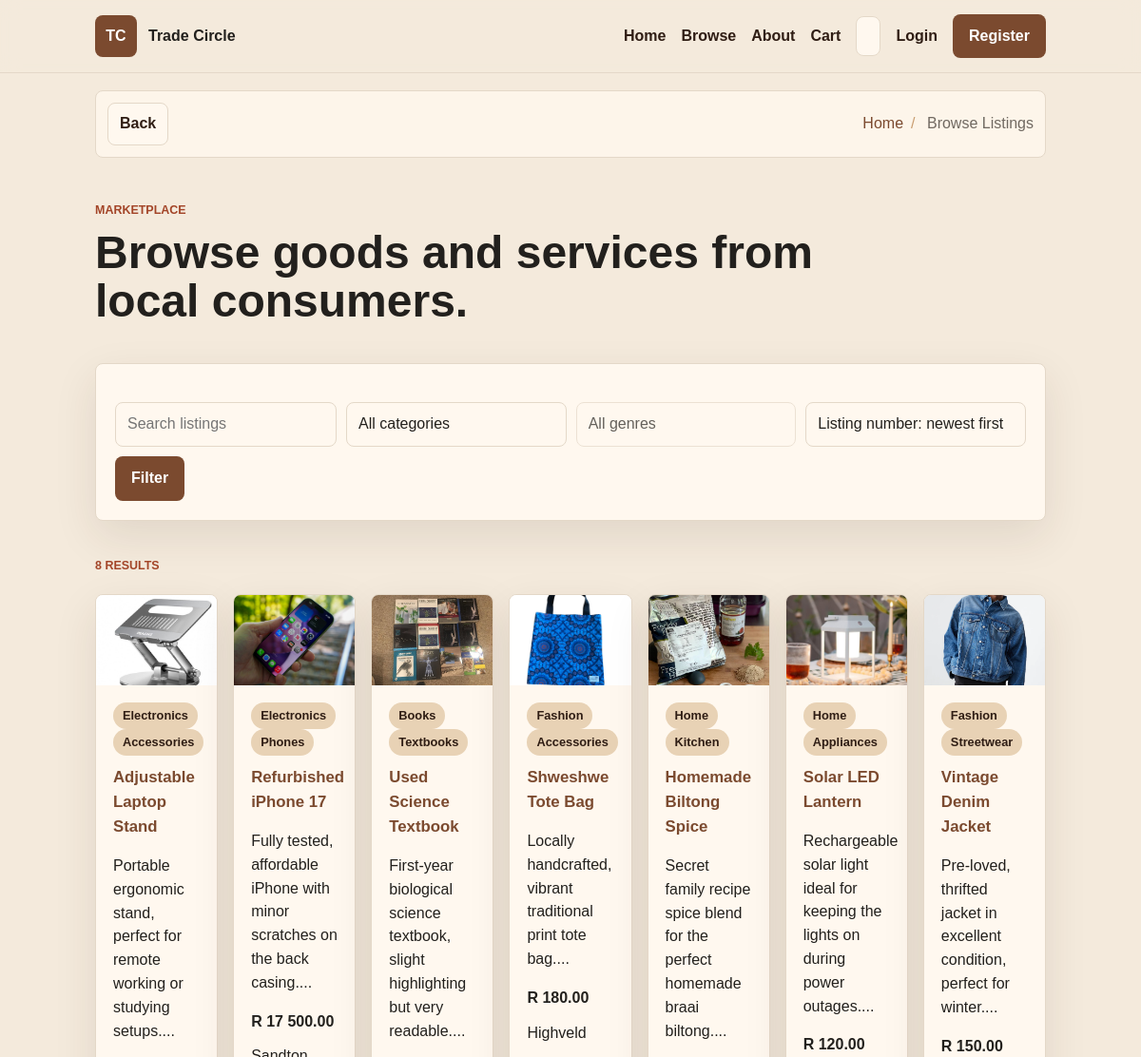
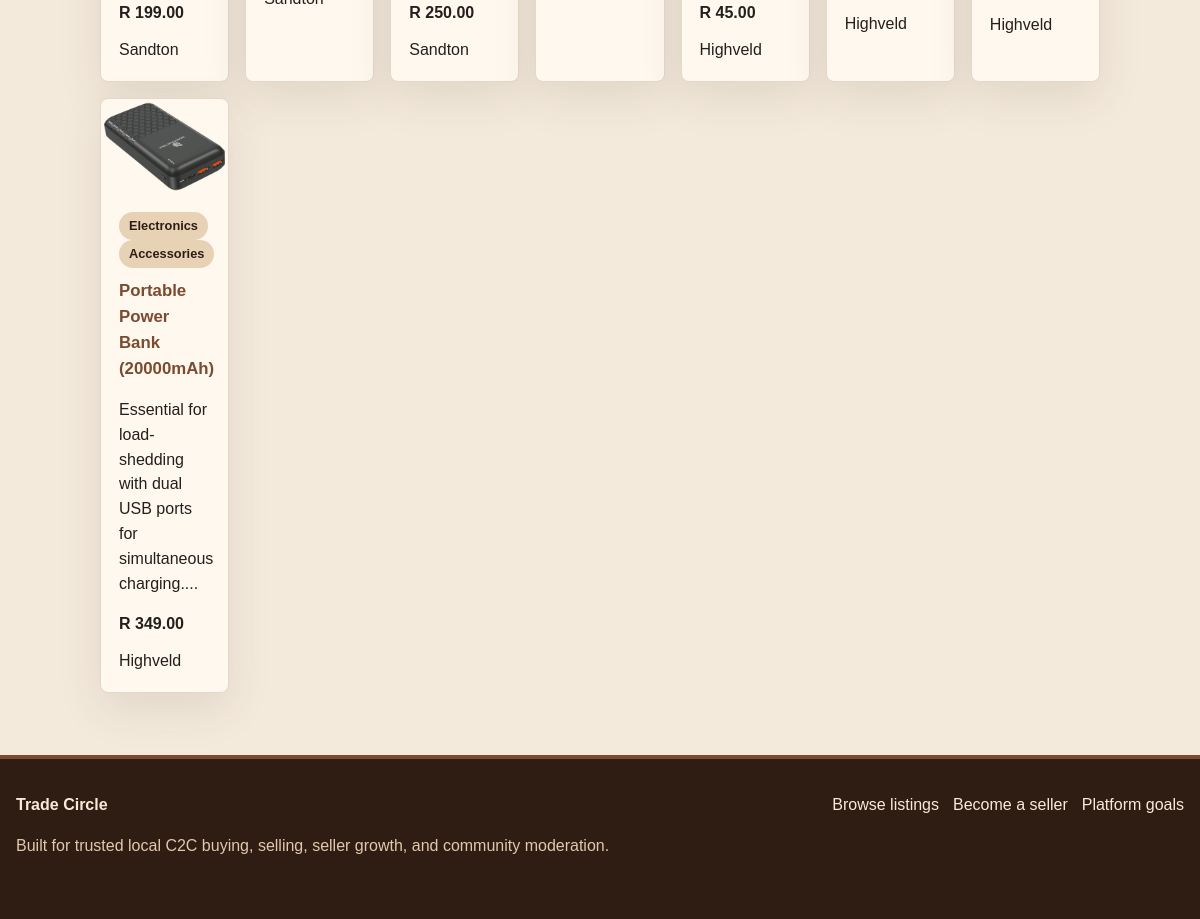
Screenshot of /listings.php with the database file from the repository (2 pictures, top to bottom).
### tables this page shows
CREATE TABLE `listings` (
  `id` int(11) NOT NULL,
  `seller_id` int(11) NOT NULL,
  `category_id` int(11) NOT NULL,
  `title` varchar(140) NOT NULL,
  `description` text NOT NULL,
  `price` decimal(10,2) NOT NULL,
  `item_condition` enum('new','like_new','good','fair','service') NOT NULL DEFAULT 'good',
  `genre` varchar(80) DEFAULT NULL,
  `quantity` int(11) NOT NULL DEFAULT 1,
  `status` enum('available','pending','sold','cancelled','hidden') NOT NULL DEFAULT 'available',
  `image_path` varchar(255) DEFAULT NULL,
  `location` varchar(160) DEFAULT NULL
);

CREATE TABLE `categories` (
  `id` int(11) NOT NULL,
  `name` varchar(80) NOT NULL,
  `description` varchar(255) DEFAULT NULL
);

### includes/auth.php (called while the page is built, shortened)
<?php
require_once __DIR__ . '/functions.php';
function current_user(): ?array
{
    if (empty($_SESSION['user_id'])) {
        return null;
    }
    $stmt = db()->prepare('SELECT * FROM users WHERE id = ? LIMIT 1');
    $stmt->execute([(int) $_SESSION['user_id']]);
    $user = $stmt->fetch();
    $cachedUser = $user ?: null;
    return $cachedUser;
}
function is_logged_in(): bool
{
    return current_user() !== null;
}

### includes/db.php (called while the page is built, shortened)
<?php
function db(): PDO
{
    static $pdo = null;
    if ($pdo instanceof PDO) {
        return $pdo;
    }
    $dsn = 'mysql:host=' . DB_HOST . ';port=' . DB_PORT . ';dbname=' . DB_NAME . ';charset=' . DB_CHARSET;
    $pdo = new PDO($dsn, DB_USER, DB_PASS, [
        PDO::ATTR_ERRMODE => PDO::ERRMODE_EXCEPTION,
        PDO::ATTR_DEFAULT_FETCH_MODE => PDO::FETCH_ASSOC,
        PDO::ATTR_EMULATE_PREPARES => false,
    ]);
    return $pdo;
}

### listings.php (the view, shortened to what this page needs)
<?php
$pageTitle = 'Browse Listings';
$q = trim((string) ($_GET['q'] ?? ''));
$genre = trim((string) ($_GET['genre'] ?? ''));
$sort = (string) ($_GET['sort'] ?? 'latest');
$params = [];
$where = [public_listing_where()];
$orderBy = match ($sort) {
    'oldest' => 'l.id ASC',
    'price_low' => 'l.price ASC, l.id DESC',
    'price_high' => 'l.price DESC, l.id DESC',
    default => 'l.id DESC',
};
$sql = 'SELECT l.*, c.name AS category_name, u.full_name AS seller_name
        FROM listings l
        JOIN categories c ON c.id = l.category_id
        JOIN users u ON u.id = l.seller_id
        WHERE ' . implode(' AND ', $where) . '
        ORDER BY ' . $orderBy;
$stmt = db()->prepare($sql);
$stmt->execute($params);
$listings = $stmt->fetchAll();
require_once __DIR__ . '/includes/header.php';
?>
<section class="page-hero compact">
    <p class="eyebrow">Marketplace</p>
    <h1>Browse goods and services from local consumers.</h1>
</section>
<section class="section-shell">
    <div class="filter-panel">
        <form class="filter-bar" action="<?= e(url_for('listings.php')) ?>" method="get">
            <input type="search" name="q" value="<?= e($q) ?>" placeholder="Search listings">
            <select name="category" aria-label="Category" data-category-filter>
                <option value="0" data-category-name="">All categories</option>
            </select>
            <select name="genre" aria-label="Genre" data-genre-filter data-selected="<?= e($genre) ?>">
                <option value="">All genres</option>
            </select>
            <select name="sort" aria-label="Sort listings">
                <option value="latest" <?= $sort === 'latest' ? 'selected' : '' ?>>Listing number: newest first</option>
            </select>
            <button class="button button-primary" type="submit">Filter</button>
        </form>
    </div>
    <?php if (!$listings): ?>
        <div class="empty-state">
            <h2>No listings found</h2>
            <p>Try a different search term or category.</p>
        </div>
    <?php else: ?>
        <div class="filter-results-heading">
            <p class="eyebrow"><?= count($listings) ?> result<?= count($listings) === 1 ? '' : 's' ?></p>
        </div>
        <div class="listing-grid">
            <?php foreach ($listings as $listing): ?>
                <article class="listing-card">
                    <a href="<?= e(url_for('listing.php?id=' . (int) $listing['id'])) ?>">
                        <img src="<?= e(listing_image($listing['image_path'])) ?>" alt="<?= e($listing['title']) ?>">
                    </a>
                    <div class="listing-card-body">
                        <span class="pill"><?= e($listing['category_name']) ?></span>
                        <?php if (!empty($listing['genre'])): ?><span class="pill"><?= e($listing['genre']) ?></span><?php endif; ?>
                        <h3><a href="<?= e(url_for('listing.php?id=' . (int) $listing['id'])) ?>"><?= e($listing['title']) ?></a></h3>
                        <p><?= e(substr($listing['description'], 0, 110)) ?>...</p>
                        <div class="card-row">
                            <strong><?= e(money($listing['price'])) ?></strong>
                            <span><?= e($listing['location']) ?></span>
                        </div>
                    </div>
                </article>
            <?php endforeach; ?>
        </div>
    <?php endif; ?>
</section>
<?php require_once __DIR__ . '/includes/footer.php'; ?>

### includes/header.php (shortened to what this page needs)
<?php
$pageTitle = $pageTitle ?? APP_NAME;
$user = current_user();
$cartCount = get_cart_count();
$crumbs = breadcrumbs($pageTitle);
$logoFile = __DIR__ . '/../assets/images/logo.png';
$hasLogo = is_file($logoFile) && filesize($logoFile) > 0;
?>
<!doctype html>
<html lang="en" data-theme="light">
<head>
    <link rel="stylesheet" href="<?= e(url_for('assets/css/styles.css')) ?>">
</head>
<body class="page-<?= e(str_replace(['.php', '_'], ['', '-'], page_file())) ?>">
<header class="site-header">
    <nav class="nav-shell" aria-label="Main navigation">
        <a class="brand" href="<?= e(url_for('index.php')) ?>">
            <span class="brand-mark <?= $hasLogo ? '' : 'brand-fallback' ?>">
            </span>
            <span>
                <strong><?= e(APP_NAME) ?></strong>
            </span>
        </a>
        <div class="nav-links" data-nav-menu>
            <?= nav_link('index.php', 'Home', 'home') ?>
            <?= nav_link('listings.php', 'Browse', 'browse') ?>
            <?= nav_link('about.php', 'About', 'about') ?>
            <?= nav_link('cart.php', 'Cart' . ($cartCount ? ' (' . $cartCount . ')' : ''), 'cart') ?>
            <?php if ($user): ?>
                <div class="mobile-profile-summary">
                    <?= nav_icon('profile') ?>
                    <span>
                        <strong><?= e($user['full_name']) ?></strong>
                        <small><?= e(role_label($user['role'])) ?></small>
                    </span>
                </div>
                <?php if ($user['role'] === 'seller'): ?>
                    <?= nav_link('seller_dashboard.php', 'Seller Hub', 'seller') ?>
                <?php endif; ?>
                <div class="profile-menu">
                    <button class="profile-trigger" type="button" data-profile-toggle aria-expanded="false">
                        <?= nav_icon('profile') ?>
                        <span><?= e(initials($user['full_name'])) ?></span>
                    </button>
                    <div class="profile-dropdown" data-profile-menu>
                        <strong><?= e($user['full_name']) ?></strong>
                        <small><?= e(role_label($user['role'])) ?></small>
                        <a href="<?= e(url_for('dashboard.php')) ?>">Dashboard</a>
                        <a href="<?= e(url_for('profile.php')) ?>">Profile</a>
                        <?php if ($user['role'] === 'seller'): ?>
                            <a href="<?= e(url_for('seller_dashboard.php')) ?>">Seller Hub</a>
                            <a href="<?= e(url_for('seller_listing_form.php')) ?>">Create Listing</a>
                        <?php endif; ?>
                        <?php if (is_admin()): ?>
                            <a href="<?= e(url_for('admin_dashboard.php')) ?>">Admin Dashboard</a>
                            <a href="<?= e(url_for('admin_users.php')) ?>">Manage Users</a>
                            <a href="<?= e(url_for('admin_reports.php')) ?>">Reports</a>
                            <a href="<?= e(url_for('admin_seller_requests.php')) ?>">Seller Requests</a>
                            <a href="<?= e(url_for('admin_listings.php')) ?>">Listings</a>
                            <a href="<?= e(url_for('admin_orders.php')) ?>">Orders</a>
                        <?php endif; ?>
                        <div class="profile-footer-actions">
                            <button class="theme-toggle" type="button" data-theme-toggle aria-label="Toggle colour theme">
                                <span data-theme-icon="sun"><?= nav_icon('sun') ?></span>
                                <span data-theme-icon="moon"><?= nav_icon('moon') ?></span>
                            </button>
                            <a class="logout-link" href="<?= e(url_for('logout.php')) ?>">Logout</a>
                        </div>
                    </div>
                </div>
            <?php else: ?>
                <button class="theme-toggle" type="button" data-theme-toggle aria-label="Toggle colour theme">
                </button>
                <?= nav_link('login.php', 'Login', 'profile') ?>
                <a class="button button-primary" href="<?= e(url_for('register.php')) ?>">Register</a>
            <?php endif; ?>
        </div>
    </nav>
</header>
<main>
    <?php if (!in_array(page_file(), ['index.php', ''], true)): ?>
        <nav class="breadcrumb-shell" aria-label="Breadcrumb">
            <button class="back-button" type="button" data-back-button data-home-url="<?= e(url_for('index.php')) ?>"><?= nav_icon('back') ?><span>Back</span></button>
            <ol class="breadcrumbs">
                <?php foreach ($crumbs as $crumb): ?>
                    <li>
                        <?php if ($crumb['url']): ?>
                            <a href="<?= e($crumb['url']) ?>"><?= e($crumb['label']) ?></a>
                        <?php else: ?>
                            <span><?= e($crumb['label']) ?></span>
                        <?php endif; ?>
                    </li>
                <?php endforeach; ?>
            </ol>
        </nav>
    <?php endif; ?>

### includes/functions.php (shortened to what this page needs)
<?php
require_once __DIR__ . '/db.php';
function e(mixed $value): string
{
    return htmlspecialchars((string) $value, ENT_QUOTES, 'UTF-8');
}
function url_for(string $path = ''): string
{
    $path = ltrim($path, '/');
    return BASE_URL . ($path === '' ? '' : '/' . $path);
}
function money(float|int|string $amount): string
{
    return 'R ' . number_format((float) $amount, 2, '.', ' ');
}
function nav_icon(string $name): string
{
    $icons = [
        'home' => '<svg viewBox="0 0 24 24" aria-hidden="true"><path d="M3 10.8 12 3l9 7.8v9.7a.5.5 0 0 1-.5.5H15v-6H9v6H3.5a.5.5 0 0 1-.5-.5z"/></svg>',
        'browse' => '<svg viewBox="0 0 24 24" aria-hidden="true"><path d="M4 5h16v4H4zm0 6h7v8H4zm9 0h7v8h-7z"/></svg>',
        'about' => '<svg viewBox="0 0 24 24" aria-hidden="true"><path d="M11 10h2v8h-2zm0-4h2v2h-2z"/><path d="M12 2a10 10 0 1 0 0 20 10 10 0 0 0 0-20m0 18a8 8 0 1 1 0-16 8 8 0 0 1 0 16"/></svg>',
        'cart' => '<svg viewBox="0 0 24 24" aria-hidden="true"><path d="M7 19.5A1.5 1.5 0 1 0 7 22a1.5 1.5 0 0 0 0-2.5m10 0A1.5 1.5 0 1 0 17 22a1.5 1.5 0 0 0 0-2.5M6.2 6l.4 2h12.1l-1.3 5.4H8L6 3H3v2h1.4l2 10.4A2 2 0 0 0 8.4 17H19v-2H8.4l-.3-1.6h10.7L21 6z"/></svg>',
        'seller' => '<svg viewBox="0 0 24 24" aria-hidden="true"><path d="M5 7h14l1 5v8H4v-8zm2 7v4h10v-4zm.4-5-.4 2h10l-.4-2zM8 3h8v2H8z"/></svg>',
        'admin' => '<svg viewBox="0 0 24 24" aria-hidden="true"><path d="M12 2 4 5.5V11c0 5 3.4 9.3 8 10.5 4.6-1.2 8-5.5 8-10.5V5.5zm0 2.2 6 2.6V11c0 3.8-2.4 7.2-6 8.4-3.6-1.2-6-4.6-6-8.4V6.8z"/><path d="M11 7h2v5h-2zm0 7h2v2h-2z"/></svg>',
        'profile' => '<svg viewBox="0 0 24 24" aria-hidden="true"><path d="M12 12a5 5 0 1 0 0-10 5 5 0 0 0 0 10m0 2c-4.4 0-8 2.2-8 5v2h16v-2c0-2.8-3.6-5-8-5"/></svg>',
        'sun' => '<svg viewBox="0 0 24 24" aria-hidden="true"><path d="M11 2h2v3h-2zm0 17h2v3h-2zM4.2 5.6l1.4-1.4 2.1 2.1-1.4 1.4zM16.3 17.7l1.4-1.4 2.1 2.1-1.4 1.4zM2 11h3v2H2zm17 0h3v2h-3zM4.2 18.4l2.1-2.1 1.4 1.4-2.1 2.1zM16.3 6.3l2.1-2.1 1.4 1.4-2.1 2.1zM12 7a5 5 0 1 0 0 10 5 5 0 0 0 0-10"/></svg>',
        'moon' => '<svg viewBox="0 0 24 24" aria-hidden="true"><path d="M20.6 15.3A8 8 0 0 1 8.7 3.4a9 9 0 1 0 11.9 11.9"/></svg>',
        'back' => '<svg viewBox="0 0 24 24" aria-hidden="true"><path d="M11 5 4 12l7 7v-5h9v-4h-9z"/></svg>',
        'check' => '<svg viewBox="0 0 24 24" aria-hidden="true"><path d="m9.2 16.2-4-4L3.8 13.6l5.4 5.4L20.5 7.7 19.1 6.3z"/></svg>',
        'pause' => '<svg viewBox="0 0 24 24" aria-hidden="true"><path d="M7 5h4v14H7zm6 0h4v14h-4z"/></svg>',
    ];
    return $icons[$name] ?? '';
}
function nav_link(string $path, string $label, string $icon, string $class = ''): string
{
    return '<a class="nav-link ' . e($class) . '" href="' . e(url_for($path)) . '">' . nav_icon($icon) . '<span>' . e($label) . '</span></a>';
}
function page_file(): string
{
    $path = parse_url($_SERVER['REQUEST_URI'] ?? '', PHP_URL_PATH) ?: '';
    $file = basename(rtrim($path, '/'));
    return $file === 'tradecircle' || $file === '' ? 'index.php' : $file;
}
function breadcrumbs(string $pageTitle): array
{
    $file = page_file();
    $crumbs = [['label' => 'Home', 'url' => url_for('index.php')]];
    $adminPages = ['admin_dashboard.php', 'admin_users.php', 'admin_reports.php', 'admin_seller_requests.php', 'admin_orders.php', 'admin_listings.php'];
    $sellerPages = ['seller_dashboard.php', 'seller_listing_form.php'];
    if ($file !== 'index.php') {
        $crumbs[] = ['label' => $pageTitle, 'url' => null];
    }
    return $crumbs;
}
function public_listing_where(): string
{
    return "l.status = 'available' AND l.quantity > 0";
}
function listing_image(?string $imagePath): string
{
    $imagePath = trim((string) $imagePath);
    return $imagePath !== '' ? $imagePath : DEFAULT_LISTING_IMAGE;
}
function get_cart_count(): int
{
    return array_sum($_SESSION['guest_cart'] ?? []);
}

### includes/footer.php (shortened to what this page needs)
</main>
<footer class="site-footer">
    <div>
        <strong><?= e(APP_NAME) ?></strong>
        <p>Built for trusted local C2C buying, selling, seller growth, and community moderation.</p>
    </div>
    <div class="footer-links">
        <a href="<?= e(url_for('listings.php')) ?>">Browse listings</a>
        <?php if (!is_logged_in() || has_role('buyer')): ?>
            <a href="<?= e(url_for('seller_request.php')) ?>">Become a seller</a>
        <?php endif; ?>
        <a href="<?= e(url_for('about.php')) ?>">Platform goals</a>
    </div>
</footer>
</body>
</html>

### rows the page displays
listings: image_path (picture), category.name "Electronics", genre "Accessories", title "Adjustable Laptop Stand", description "Portable ergonomic stand, perfect for remote working or studying setups.", price "R 199.00", location "Sandton"
listings: image_path (picture), category.name "Electronics", genre "Phones", title "Refurbished iPhone 17", description "Fully tested, affordable iPhone with minor scratches on the back casing.", price "R 17 500.00", location "Sandton"
listings: image_path (picture), category.name "Books", genre "Textbooks", title "Used Science Textbook", description "First-year biological science textbook, slight highlighting but very readable.", price "R 250.00", location "Sandton"
listings: image_path (picture), category.name "Fashion", genre "Accessories", title "Shweshwe Tote Bag", description "Locally handcrafted, vibrant traditional print tote bag.", price "R 180.00", location "Highveld"
listings: image_path (picture), category.name "Home", genre "Kitchen", title "Homemade Biltong Spice", description "Secret family recipe spice blend for the perfect homemade braai biltong.", price "R 45.00", location "Highveld"
listings: image_path (picture), category.name "Home", genre "Appliances", title "Solar LED Lantern", description "Rechargeable solar light ideal for keeping the lights on during power outages.", price "R 120.00", location "Highveld"
listings: image_path (picture), category.name "Fashion", genre "Streetwear", title "Vintage Denim Jacket", description "Pre-loved, thrifted jacket in excellent condition, perfect for winter.", price "R 150.00", location "Highveld"
listings: image_path (picture), category.name "Electronics", genre "Accessories", title "Portable Power Bank (20000mAh)", description "Essential for load-shedding with dual USB ports for simultaneous charging.", price "R 349.00", location "Highveld"

### other values shown
APP_NAME "Trade Circle"
$label "Home Browse About Cart Login"
$crumb['label'] "Home"
$crumb['label'] "Browse Listings"
count($listings) "8"
